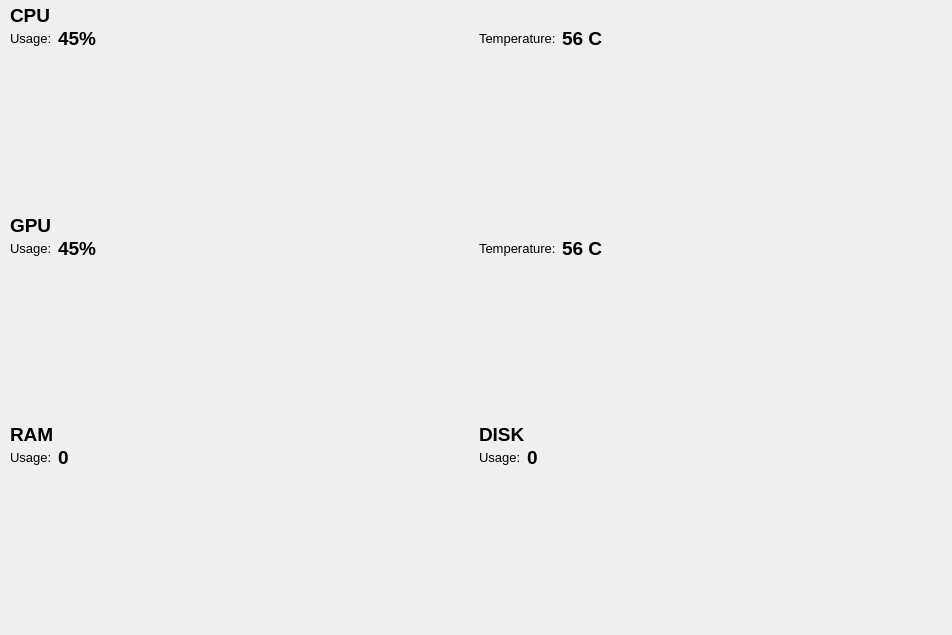
<?xml version="1.0" encoding="UTF-8"?>
<ui version="4.0">
 <class>MainWindow</class>
 <widget class="QMainWindow" name="MainWindow">
  <property name="geometry">
   <rect>
    <x>0</x>
    <y>0</y>
    <width>952</width>
    <height>635</height>
   </rect>
  </property>
  <property name="sizePolicy">
   <sizepolicy hsizetype="Expanding" vsizetype="Expanding">
    <horstretch>0</horstretch>
    <verstretch>0</verstretch>
   </sizepolicy>
  </property>
  <property name="windowTitle">
   <string>CorePanel</string>
  </property>
  <property name="autoFillBackground">
   <bool>false</bool>
  </property>
  <widget class="QWidget" name="centralwidget">
   <property name="enabled">
    <bool>true</bool>
   </property>
   <property name="autoFillBackground">
    <bool>false</bool>
   </property>
   <layout class="QVBoxLayout" name="verticalLayout">
    <property name="spacing">
     <number>2</number>
    </property>
    <property name="leftMargin">
     <number>10</number>
    </property>
    <property name="topMargin">
     <number>4</number>
    </property>
    <property name="rightMargin">
     <number>4</number>
    </property>
    <property name="bottomMargin">
     <number>4</number>
    </property>
    <item>
     <widget class="QWidget" name="cpuWidget" native="true">
      <property name="sizePolicy">
       <sizepolicy hsizetype="Preferred" vsizetype="Preferred">
        <horstretch>0</horstretch>
        <verstretch>0</verstretch>
       </sizepolicy>
      </property>
      <property name="minimumSize">
       <size>
        <width>0</width>
        <height>200</height>
       </size>
      </property>
      <layout class="QVBoxLayout" name="verticalLayout_5">
       <property name="leftMargin">
        <number>0</number>
       </property>
       <property name="topMargin">
        <number>0</number>
       </property>
       <property name="rightMargin">
        <number>0</number>
       </property>
       <property name="bottomMargin">
        <number>0</number>
       </property>
       <item>
        <layout class="QVBoxLayout" name="cpuLayout_2">
         <property name="spacing">
          <number>0</number>
         </property>
         <item>
          <widget class="QLabel" name="label_9">
           <property name="sizePolicy">
            <sizepolicy hsizetype="Fixed" vsizetype="Fixed">
             <horstretch>0</horstretch>
             <verstretch>0</verstretch>
            </sizepolicy>
           </property>
           <property name="font">
            <font>
             <pointsize>14</pointsize>
             <bold>true</bold>
            </font>
           </property>
           <property name="lineWidth">
            <number>1</number>
           </property>
           <property name="text">
            <string>CPU</string>
           </property>
          </widget>
         </item>
         <item>
          <layout class="QHBoxLayout" name="horizontalLayout_4">
           <property name="spacing">
            <number>0</number>
           </property>
           <item>
            <layout class="QVBoxLayout" name="cpuUsageLayout">
             <property name="spacing">
              <number>0</number>
             </property>
             <property name="sizeConstraint">
              <enum>QLayout::SizeConstraint::SetDefaultConstraint</enum>
             </property>
             <item>
              <widget class="QWidget" name="cpuUsageWidget" native="true">
               <property name="sizePolicy">
                <sizepolicy hsizetype="Expanding" vsizetype="Expanding">
                 <horstretch>0</horstretch>
                 <verstretch>0</verstretch>
                </sizepolicy>
               </property>
               <property name="minimumSize">
                <size>
                 <width>0</width>
                 <height>0</height>
                </size>
               </property>
               <layout class="QVBoxLayout" name="verticalLayout_6">
                <property name="spacing">
                 <number>0</number>
                </property>
                <property name="leftMargin">
                 <number>0</number>
                </property>
                <property name="topMargin">
                 <number>0</number>
                </property>
                <property name="rightMargin">
                 <number>0</number>
                </property>
                <property name="bottomMargin">
                 <number>0</number>
                </property>
                <item>
                 <widget class="QWidget" name="widget_3" native="true">
                  <property name="sizePolicy">
                   <sizepolicy hsizetype="Fixed" vsizetype="Fixed">
                    <horstretch>0</horstretch>
                    <verstretch>0</verstretch>
                   </sizepolicy>
                  </property>
                  <layout class="QHBoxLayout" name="horizontalLayout">
                   <property name="spacing">
                    <number>6</number>
                   </property>
                   <property name="leftMargin">
                    <number>0</number>
                   </property>
                   <property name="topMargin">
                    <number>0</number>
                   </property>
                   <property name="rightMargin">
                    <number>0</number>
                   </property>
                   <property name="bottomMargin">
                    <number>0</number>
                   </property>
                   <item>
                    <widget class="QLabel" name="label_2">
                     <property name="sizePolicy">
                      <sizepolicy hsizetype="Fixed" vsizetype="Fixed">
                       <horstretch>0</horstretch>
                       <verstretch>0</verstretch>
                      </sizepolicy>
                     </property>
                     <property name="font">
                      <font>
                       <pointsize>10</pointsize>
                      </font>
                     </property>
                     <property name="text">
                      <string>Usage:</string>
                     </property>
                    </widget>
                   </item>
                   <item>
                    <widget class="QLabel" name="cpuUsageOutput">
                     <property name="sizePolicy">
                      <sizepolicy hsizetype="Fixed" vsizetype="Fixed">
                       <horstretch>0</horstretch>
                       <verstretch>0</verstretch>
                      </sizepolicy>
                     </property>
                     <property name="font">
                      <font>
                       <pointsize>14</pointsize>
                       <bold>true</bold>
                      </font>
                     </property>
                     <property name="text">
                      <string>45%</string>
                     </property>
                    </widget>
                   </item>
                  </layout>
                 </widget>
                </item>
                <item>
                 <widget class="QWidget" name="widget_4" native="true">
                  <property name="sizePolicy">
                   <sizepolicy hsizetype="Preferred" vsizetype="Preferred">
                    <horstretch>0</horstretch>
                    <verstretch>0</verstretch>
                   </sizepolicy>
                  </property>
                  <layout class="QVBoxLayout" name="verticalLayout_7">
                   <property name="spacing">
                    <number>0</number>
                   </property>
                   <property name="leftMargin">
                    <number>0</number>
                   </property>
                   <property name="topMargin">
                    <number>0</number>
                   </property>
                   <property name="rightMargin">
                    <number>0</number>
                   </property>
                   <property name="bottomMargin">
                    <number>0</number>
                   </property>
                   <item>
                    <widget class="QWidget" name="cpuUsageChart" native="true">
                     <property name="sizePolicy">
                      <sizepolicy hsizetype="Preferred" vsizetype="Preferred">
                       <horstretch>0</horstretch>
                       <verstretch>0</verstretch>
                      </sizepolicy>
                     </property>
                     <property name="minimumSize">
                      <size>
                       <width>0</width>
                       <height>0</height>
                      </size>
                     </property>
                    </widget>
                   </item>
                  </layout>
                 </widget>
                </item>
               </layout>
              </widget>
             </item>
            </layout>
           </item>
           <item>
            <layout class="QVBoxLayout" name="cpuTempLayout">
             <property name="spacing">
              <number>0</number>
             </property>
             <item>
              <widget class="QWidget" name="cpuTempWidget" native="true">
               <property name="sizePolicy">
                <sizepolicy hsizetype="Expanding" vsizetype="Expanding">
                 <horstretch>0</horstretch>
                 <verstretch>0</verstretch>
                </sizepolicy>
               </property>
               <property name="minimumSize">
                <size>
                 <width>0</width>
                 <height>0</height>
                </size>
               </property>
               <layout class="QVBoxLayout" name="verticalLayout_9">
                <property name="spacing">
                 <number>0</number>
                </property>
                <property name="leftMargin">
                 <number>0</number>
                </property>
                <property name="topMargin">
                 <number>0</number>
                </property>
                <property name="rightMargin">
                 <number>0</number>
                </property>
                <property name="bottomMargin">
                 <number>0</number>
                </property>
                <item>
                 <widget class="QWidget" name="widget_5" native="true">
                  <property name="sizePolicy">
                   <sizepolicy hsizetype="Fixed" vsizetype="Fixed">
                    <horstretch>0</horstretch>
                    <verstretch>0</verstretch>
                   </sizepolicy>
                  </property>
                  <property name="minimumSize">
                   <size>
                    <width>0</width>
                    <height>0</height>
                   </size>
                  </property>
                  <layout class="QHBoxLayout" name="horizontalLayout_2">
                   <property name="spacing">
                    <number>6</number>
                   </property>
                   <property name="leftMargin">
                    <number>0</number>
                   </property>
                   <property name="topMargin">
                    <number>0</number>
                   </property>
                   <property name="rightMargin">
                    <number>0</number>
                   </property>
                   <property name="bottomMargin">
                    <number>0</number>
                   </property>
                   <item alignment="Qt::AlignmentFlag::AlignLeft">
                    <widget class="QLabel" name="label_6">
                     <property name="sizePolicy">
                      <sizepolicy hsizetype="Fixed" vsizetype="Preferred">
                       <horstretch>0</horstretch>
                       <verstretch>0</verstretch>
                      </sizepolicy>
                     </property>
                     <property name="font">
                      <font>
                       <pointsize>10</pointsize>
                      </font>
                     </property>
                     <property name="text">
                      <string>Temperature:</string>
                     </property>
                    </widget>
                   </item>
                   <item alignment="Qt::AlignmentFlag::AlignLeft">
                    <widget class="QLabel" name="cpuTempOutput">
                     <property name="sizePolicy">
                      <sizepolicy hsizetype="Preferred" vsizetype="Preferred">
                       <horstretch>0</horstretch>
                       <verstretch>0</verstretch>
                      </sizepolicy>
                     </property>
                     <property name="font">
                      <font>
                       <pointsize>14</pointsize>
                       <bold>true</bold>
                      </font>
                     </property>
                     <property name="text">
                      <string>56 C</string>
                     </property>
                    </widget>
                   </item>
                  </layout>
                 </widget>
                </item>
                <item>
                 <widget class="QWidget" name="widget_6" native="true">
                  <property name="sizePolicy">
                   <sizepolicy hsizetype="Preferred" vsizetype="Preferred">
                    <horstretch>0</horstretch>
                    <verstretch>0</verstretch>
                   </sizepolicy>
                  </property>
                  <layout class="QVBoxLayout" name="verticalLayout_8">
                   <property name="spacing">
                    <number>0</number>
                   </property>
                   <property name="leftMargin">
                    <number>0</number>
                   </property>
                   <property name="topMargin">
                    <number>0</number>
                   </property>
                   <property name="rightMargin">
                    <number>0</number>
                   </property>
                   <property name="bottomMargin">
                    <number>0</number>
                   </property>
                   <item>
                    <widget class="QWidget" name="cpuTempChart" native="true">
                     <property name="sizePolicy">
                      <sizepolicy hsizetype="Expanding" vsizetype="Expanding">
                       <horstretch>0</horstretch>
                       <verstretch>0</verstretch>
                      </sizepolicy>
                     </property>
                     <property name="minimumSize">
                      <size>
                       <width>0</width>
                       <height>0</height>
                      </size>
                     </property>
                    </widget>
                   </item>
                  </layout>
                 </widget>
                </item>
               </layout>
              </widget>
             </item>
            </layout>
           </item>
          </layout>
         </item>
        </layout>
       </item>
      </layout>
     </widget>
    </item>
    <item>
     <widget class="QWidget" name="cpuWidget_3" native="true">
      <property name="sizePolicy">
       <sizepolicy hsizetype="Preferred" vsizetype="Preferred">
        <horstretch>0</horstretch>
        <verstretch>0</verstretch>
       </sizepolicy>
      </property>
      <property name="minimumSize">
       <size>
        <width>0</width>
        <height>200</height>
       </size>
      </property>
      <layout class="QVBoxLayout" name="verticalLayout_15">
       <property name="leftMargin">
        <number>0</number>
       </property>
       <property name="topMargin">
        <number>0</number>
       </property>
       <property name="rightMargin">
        <number>0</number>
       </property>
       <property name="bottomMargin">
        <number>0</number>
       </property>
       <item>
        <layout class="QVBoxLayout" name="cpuLayout_4">
         <property name="spacing">
          <number>0</number>
         </property>
         <item>
          <widget class="QLabel" name="label_11">
           <property name="sizePolicy">
            <sizepolicy hsizetype="Fixed" vsizetype="Fixed">
             <horstretch>0</horstretch>
             <verstretch>0</verstretch>
            </sizepolicy>
           </property>
           <property name="font">
            <font>
             <pointsize>14</pointsize>
             <bold>true</bold>
            </font>
           </property>
           <property name="lineWidth">
            <number>1</number>
           </property>
           <property name="text">
            <string>GPU</string>
           </property>
          </widget>
         </item>
         <item>
          <layout class="QHBoxLayout" name="horizontalLayout_7">
           <property name="spacing">
            <number>0</number>
           </property>
           <item>
            <layout class="QVBoxLayout" name="cpuUsageLayout_3">
             <property name="spacing">
              <number>0</number>
             </property>
             <property name="sizeConstraint">
              <enum>QLayout::SizeConstraint::SetDefaultConstraint</enum>
             </property>
             <item>
              <widget class="QWidget" name="cpuUsageWidget_3" native="true">
               <property name="sizePolicy">
                <sizepolicy hsizetype="Expanding" vsizetype="Expanding">
                 <horstretch>0</horstretch>
                 <verstretch>0</verstretch>
                </sizepolicy>
               </property>
               <property name="minimumSize">
                <size>
                 <width>400</width>
                 <height>50</height>
                </size>
               </property>
               <layout class="QVBoxLayout" name="verticalLayout_16">
                <property name="spacing">
                 <number>0</number>
                </property>
                <property name="leftMargin">
                 <number>0</number>
                </property>
                <property name="topMargin">
                 <number>0</number>
                </property>
                <property name="rightMargin">
                 <number>0</number>
                </property>
                <property name="bottomMargin">
                 <number>0</number>
                </property>
                <item>
                 <widget class="QWidget" name="widget_11" native="true">
                  <property name="sizePolicy">
                   <sizepolicy hsizetype="Fixed" vsizetype="Fixed">
                    <horstretch>0</horstretch>
                    <verstretch>0</verstretch>
                   </sizepolicy>
                  </property>
                  <layout class="QHBoxLayout" name="horizontalLayout_8">
                   <property name="spacing">
                    <number>6</number>
                   </property>
                   <property name="leftMargin">
                    <number>0</number>
                   </property>
                   <property name="topMargin">
                    <number>0</number>
                   </property>
                   <property name="rightMargin">
                    <number>0</number>
                   </property>
                   <property name="bottomMargin">
                    <number>0</number>
                   </property>
                   <item>
                    <widget class="QLabel" name="label_4">
                     <property name="sizePolicy">
                      <sizepolicy hsizetype="Fixed" vsizetype="Preferred">
                       <horstretch>0</horstretch>
                       <verstretch>0</verstretch>
                      </sizepolicy>
                     </property>
                     <property name="font">
                      <font>
                       <pointsize>10</pointsize>
                      </font>
                     </property>
                     <property name="text">
                      <string>Usage:</string>
                     </property>
                    </widget>
                   </item>
                   <item>
                    <widget class="QLabel" name="gpuUsageOutput">
                     <property name="font">
                      <font>
                       <pointsize>14</pointsize>
                       <bold>true</bold>
                      </font>
                     </property>
                     <property name="text">
                      <string>45%</string>
                     </property>
                    </widget>
                   </item>
                  </layout>
                 </widget>
                </item>
                <item>
                 <widget class="QWidget" name="widget_12" native="true">
                  <property name="sizePolicy">
                   <sizepolicy hsizetype="Preferred" vsizetype="Preferred">
                    <horstretch>0</horstretch>
                    <verstretch>0</verstretch>
                   </sizepolicy>
                  </property>
                  <layout class="QVBoxLayout" name="verticalLayout_17">
                   <property name="spacing">
                    <number>0</number>
                   </property>
                   <property name="leftMargin">
                    <number>0</number>
                   </property>
                   <property name="topMargin">
                    <number>0</number>
                   </property>
                   <property name="rightMargin">
                    <number>0</number>
                   </property>
                   <property name="bottomMargin">
                    <number>0</number>
                   </property>
                   <item>
                    <widget class="QWidget" name="gpuUsageChart" native="true">
                     <property name="sizePolicy">
                      <sizepolicy hsizetype="Expanding" vsizetype="Expanding">
                       <horstretch>0</horstretch>
                       <verstretch>0</verstretch>
                      </sizepolicy>
                     </property>
                     <property name="minimumSize">
                      <size>
                       <width>0</width>
                       <height>0</height>
                      </size>
                     </property>
                    </widget>
                   </item>
                  </layout>
                 </widget>
                </item>
               </layout>
              </widget>
             </item>
            </layout>
           </item>
           <item>
            <layout class="QVBoxLayout" name="cpuTempLayout_3">
             <property name="spacing">
              <number>0</number>
             </property>
             <item>
              <widget class="QWidget" name="cpuTempWidget_3" native="true">
               <property name="sizePolicy">
                <sizepolicy hsizetype="Expanding" vsizetype="Expanding">
                 <horstretch>0</horstretch>
                 <verstretch>0</verstretch>
                </sizepolicy>
               </property>
               <property name="minimumSize">
                <size>
                 <width>400</width>
                 <height>50</height>
                </size>
               </property>
               <layout class="QVBoxLayout" name="verticalLayout_18">
                <property name="spacing">
                 <number>0</number>
                </property>
                <property name="leftMargin">
                 <number>0</number>
                </property>
                <property name="topMargin">
                 <number>0</number>
                </property>
                <property name="rightMargin">
                 <number>0</number>
                </property>
                <property name="bottomMargin">
                 <number>0</number>
                </property>
                <item>
                 <widget class="QWidget" name="widget_13" native="true">
                  <property name="sizePolicy">
                   <sizepolicy hsizetype="Fixed" vsizetype="Fixed">
                    <horstretch>0</horstretch>
                    <verstretch>0</verstretch>
                   </sizepolicy>
                  </property>
                  <property name="minimumSize">
                   <size>
                    <width>0</width>
                    <height>0</height>
                   </size>
                  </property>
                  <layout class="QHBoxLayout" name="horizontalLayout_9">
                   <property name="spacing">
                    <number>6</number>
                   </property>
                   <property name="leftMargin">
                    <number>0</number>
                   </property>
                   <property name="topMargin">
                    <number>0</number>
                   </property>
                   <property name="rightMargin">
                    <number>0</number>
                   </property>
                   <property name="bottomMargin">
                    <number>0</number>
                   </property>
                   <item alignment="Qt::AlignmentFlag::AlignLeft">
                    <widget class="QLabel" name="label_8">
                     <property name="sizePolicy">
                      <sizepolicy hsizetype="Fixed" vsizetype="Preferred">
                       <horstretch>0</horstretch>
                       <verstretch>0</verstretch>
                      </sizepolicy>
                     </property>
                     <property name="font">
                      <font>
                       <pointsize>10</pointsize>
                      </font>
                     </property>
                     <property name="text">
                      <string>Temperature:</string>
                     </property>
                    </widget>
                   </item>
                   <item alignment="Qt::AlignmentFlag::AlignLeft">
                    <widget class="QLabel" name="gpuTempOutput">
                     <property name="sizePolicy">
                      <sizepolicy hsizetype="Preferred" vsizetype="Preferred">
                       <horstretch>0</horstretch>
                       <verstretch>0</verstretch>
                      </sizepolicy>
                     </property>
                     <property name="font">
                      <font>
                       <pointsize>14</pointsize>
                       <bold>true</bold>
                      </font>
                     </property>
                     <property name="text">
                      <string>56 C</string>
                     </property>
                    </widget>
                   </item>
                  </layout>
                 </widget>
                </item>
                <item>
                 <widget class="QWidget" name="widget_14" native="true">
                  <property name="sizePolicy">
                   <sizepolicy hsizetype="Preferred" vsizetype="Preferred">
                    <horstretch>0</horstretch>
                    <verstretch>0</verstretch>
                   </sizepolicy>
                  </property>
                  <layout class="QVBoxLayout" name="verticalLayout_19">
                   <property name="spacing">
                    <number>0</number>
                   </property>
                   <property name="leftMargin">
                    <number>0</number>
                   </property>
                   <property name="topMargin">
                    <number>0</number>
                   </property>
                   <property name="rightMargin">
                    <number>0</number>
                   </property>
                   <property name="bottomMargin">
                    <number>0</number>
                   </property>
                   <item>
                    <widget class="QWidget" name="gpuTempChart" native="true">
                     <property name="sizePolicy">
                      <sizepolicy hsizetype="Expanding" vsizetype="Expanding">
                       <horstretch>0</horstretch>
                       <verstretch>0</verstretch>
                      </sizepolicy>
                     </property>
                     <property name="minimumSize">
                      <size>
                       <width>0</width>
                       <height>0</height>
                      </size>
                     </property>
                    </widget>
                   </item>
                  </layout>
                 </widget>
                </item>
               </layout>
              </widget>
             </item>
            </layout>
           </item>
          </layout>
         </item>
        </layout>
       </item>
      </layout>
     </widget>
    </item>
    <item>
     <widget class="QWidget" name="ramDiskWidget" native="true">
      <property name="sizePolicy">
       <sizepolicy hsizetype="Expanding" vsizetype="Expanding">
        <horstretch>0</horstretch>
        <verstretch>0</verstretch>
       </sizepolicy>
      </property>
      <property name="minimumSize">
       <size>
        <width>0</width>
        <height>200</height>
       </size>
      </property>
      <layout class="QVBoxLayout" name="verticalLayout_10">
       <property name="spacing">
        <number>0</number>
       </property>
       <property name="leftMargin">
        <number>0</number>
       </property>
       <property name="topMargin">
        <number>0</number>
       </property>
       <property name="rightMargin">
        <number>0</number>
       </property>
       <property name="bottomMargin">
        <number>0</number>
       </property>
       <item>
        <layout class="QVBoxLayout" name="cpuLayout_3">
         <property name="spacing">
          <number>0</number>
         </property>
         <item>
          <layout class="QHBoxLayout" name="horizontalLayout_10">
           <item alignment="Qt::AlignmentFlag::AlignLeft">
            <widget class="QLabel" name="label_5">
             <property name="sizePolicy">
              <sizepolicy hsizetype="Preferred" vsizetype="Preferred">
               <horstretch>0</horstretch>
               <verstretch>0</verstretch>
              </sizepolicy>
             </property>
             <property name="font">
              <font>
               <pointsize>14</pointsize>
               <bold>true</bold>
              </font>
             </property>
             <property name="text">
              <string>RAM</string>
             </property>
            </widget>
           </item>
           <item>
            <widget class="QLabel" name="label">
             <property name="sizePolicy">
              <sizepolicy hsizetype="Preferred" vsizetype="Preferred">
               <horstretch>0</horstretch>
               <verstretch>0</verstretch>
              </sizepolicy>
             </property>
             <property name="font">
              <font>
               <pointsize>14</pointsize>
               <bold>true</bold>
              </font>
             </property>
             <property name="text">
              <string>DISK</string>
             </property>
            </widget>
           </item>
          </layout>
         </item>
         <item>
          <layout class="QHBoxLayout" name="horizontalLayout_5">
           <property name="spacing">
            <number>0</number>
           </property>
           <item>
            <layout class="QVBoxLayout" name="cpuUsageLayout_2">
             <property name="spacing">
              <number>0</number>
             </property>
             <property name="sizeConstraint">
              <enum>QLayout::SizeConstraint::SetDefaultConstraint</enum>
             </property>
             <item>
              <widget class="QWidget" name="cpuUsageWidget_2" native="true">
               <property name="sizePolicy">
                <sizepolicy hsizetype="Expanding" vsizetype="Expanding">
                 <horstretch>0</horstretch>
                 <verstretch>0</verstretch>
                </sizepolicy>
               </property>
               <property name="minimumSize">
                <size>
                 <width>400</width>
                 <height>50</height>
                </size>
               </property>
               <layout class="QVBoxLayout" name="verticalLayout_11">
                <property name="spacing">
                 <number>0</number>
                </property>
                <property name="leftMargin">
                 <number>0</number>
                </property>
                <property name="topMargin">
                 <number>0</number>
                </property>
                <property name="rightMargin">
                 <number>0</number>
                </property>
                <property name="bottomMargin">
                 <number>0</number>
                </property>
                <item>
                 <widget class="QWidget" name="widget_7" native="true">
                  <property name="sizePolicy">
                   <sizepolicy hsizetype="Fixed" vsizetype="Fixed">
                    <horstretch>0</horstretch>
                    <verstretch>0</verstretch>
                   </sizepolicy>
                  </property>
                  <layout class="QHBoxLayout" name="horizontalLayout_3">
                   <property name="spacing">
                    <number>6</number>
                   </property>
                   <property name="leftMargin">
                    <number>0</number>
                   </property>
                   <property name="topMargin">
                    <number>0</number>
                   </property>
                   <property name="rightMargin">
                    <number>0</number>
                   </property>
                   <property name="bottomMargin">
                    <number>0</number>
                   </property>
                   <item>
                    <widget class="QLabel" name="label_3">
                     <property name="sizePolicy">
                      <sizepolicy hsizetype="Fixed" vsizetype="Preferred">
                       <horstretch>0</horstretch>
                       <verstretch>0</verstretch>
                      </sizepolicy>
                     </property>
                     <property name="font">
                      <font>
                       <pointsize>10</pointsize>
                      </font>
                     </property>
                     <property name="text">
                      <string>Usage:</string>
                     </property>
                    </widget>
                   </item>
                   <item>
                    <widget class="QLabel" name="ramUsageOutput">
                     <property name="font">
                      <font>
                       <pointsize>14</pointsize>
                       <bold>true</bold>
                      </font>
                     </property>
                     <property name="text">
                      <string>0</string>
                     </property>
                    </widget>
                   </item>
                  </layout>
                 </widget>
                </item>
                <item>
                 <widget class="QWidget" name="widget_8" native="true">
                  <property name="sizePolicy">
                   <sizepolicy hsizetype="Preferred" vsizetype="Preferred">
                    <horstretch>0</horstretch>
                    <verstretch>0</verstretch>
                   </sizepolicy>
                  </property>
                  <layout class="QVBoxLayout" name="verticalLayout_12">
                   <property name="spacing">
                    <number>0</number>
                   </property>
                   <property name="leftMargin">
                    <number>0</number>
                   </property>
                   <property name="topMargin">
                    <number>0</number>
                   </property>
                   <property name="rightMargin">
                    <number>0</number>
                   </property>
                   <property name="bottomMargin">
                    <number>0</number>
                   </property>
                   <item>
                    <widget class="QWidget" name="ramUsageChart" native="true">
                     <property name="sizePolicy">
                      <sizepolicy hsizetype="Expanding" vsizetype="Expanding">
                       <horstretch>0</horstretch>
                       <verstretch>0</verstretch>
                      </sizepolicy>
                     </property>
                     <property name="minimumSize">
                      <size>
                       <width>0</width>
                       <height>0</height>
                      </size>
                     </property>
                    </widget>
                   </item>
                  </layout>
                 </widget>
                </item>
               </layout>
              </widget>
             </item>
            </layout>
           </item>
           <item>
            <layout class="QVBoxLayout" name="cpuTempLayout_2">
             <property name="spacing">
              <number>0</number>
             </property>
             <item>
              <widget class="QWidget" name="cpuTempWidget_2" native="true">
               <property name="sizePolicy">
                <sizepolicy hsizetype="Expanding" vsizetype="Expanding">
                 <horstretch>0</horstretch>
                 <verstretch>0</verstretch>
                </sizepolicy>
               </property>
               <property name="minimumSize">
                <size>
                 <width>400</width>
                 <height>50</height>
                </size>
               </property>
               <layout class="QVBoxLayout" name="verticalLayout_13">
                <property name="spacing">
                 <number>0</number>
                </property>
                <property name="leftMargin">
                 <number>0</number>
                </property>
                <property name="topMargin">
                 <number>0</number>
                </property>
                <property name="rightMargin">
                 <number>0</number>
                </property>
                <property name="bottomMargin">
                 <number>0</number>
                </property>
                <item>
                 <widget class="QWidget" name="widget_9" native="true">
                  <property name="sizePolicy">
                   <sizepolicy hsizetype="Fixed" vsizetype="Fixed">
                    <horstretch>0</horstretch>
                    <verstretch>0</verstretch>
                   </sizepolicy>
                  </property>
                  <property name="minimumSize">
                   <size>
                    <width>0</width>
                    <height>0</height>
                   </size>
                  </property>
                  <layout class="QHBoxLayout" name="horizontalLayout_6">
                   <property name="spacing">
                    <number>6</number>
                   </property>
                   <property name="leftMargin">
                    <number>0</number>
                   </property>
                   <property name="topMargin">
                    <number>0</number>
                   </property>
                   <property name="rightMargin">
                    <number>0</number>
                   </property>
                   <property name="bottomMargin">
                    <number>0</number>
                   </property>
                   <item alignment="Qt::AlignmentFlag::AlignLeft">
                    <widget class="QLabel" name="label_7">
                     <property name="sizePolicy">
                      <sizepolicy hsizetype="Fixed" vsizetype="Preferred">
                       <horstretch>0</horstretch>
                       <verstretch>0</verstretch>
                      </sizepolicy>
                     </property>
                     <property name="font">
                      <font>
                       <pointsize>10</pointsize>
                      </font>
                     </property>
                     <property name="text">
                      <string>Usage:</string>
                     </property>
                    </widget>
                   </item>
                   <item alignment="Qt::AlignmentFlag::AlignLeft">
                    <widget class="QLabel" name="diskUsageOutput">
                     <property name="sizePolicy">
                      <sizepolicy hsizetype="Preferred" vsizetype="Preferred">
                       <horstretch>0</horstretch>
                       <verstretch>0</verstretch>
                      </sizepolicy>
                     </property>
                     <property name="font">
                      <font>
                       <pointsize>14</pointsize>
                       <bold>true</bold>
                      </font>
                     </property>
                     <property name="text">
                      <string>0</string>
                     </property>
                    </widget>
                   </item>
                  </layout>
                 </widget>
                </item>
                <item>
                 <widget class="QWidget" name="widget_10" native="true">
                  <property name="sizePolicy">
                   <sizepolicy hsizetype="Preferred" vsizetype="Preferred">
                    <horstretch>0</horstretch>
                    <verstretch>0</verstretch>
                   </sizepolicy>
                  </property>
                  <layout class="QVBoxLayout" name="verticalLayout_14">
                   <property name="spacing">
                    <number>0</number>
                   </property>
                   <property name="leftMargin">
                    <number>0</number>
                   </property>
                   <property name="topMargin">
                    <number>0</number>
                   </property>
                   <property name="rightMargin">
                    <number>0</number>
                   </property>
                   <property name="bottomMargin">
                    <number>0</number>
                   </property>
                   <item>
                    <widget class="QWidget" name="diskUsageChart" native="true">
                     <property name="sizePolicy">
                      <sizepolicy hsizetype="Expanding" vsizetype="Expanding">
                       <horstretch>0</horstretch>
                       <verstretch>0</verstretch>
                      </sizepolicy>
                     </property>
                     <property name="minimumSize">
                      <size>
                       <width>0</width>
                       <height>0</height>
                      </size>
                     </property>
                    </widget>
                   </item>
                  </layout>
                 </widget>
                </item>
               </layout>
              </widget>
             </item>
            </layout>
           </item>
          </layout>
         </item>
        </layout>
       </item>
      </layout>
     </widget>
    </item>
   </layout>
  </widget>
 </widget>
 <resources/>
 <connections/>
</ui>
